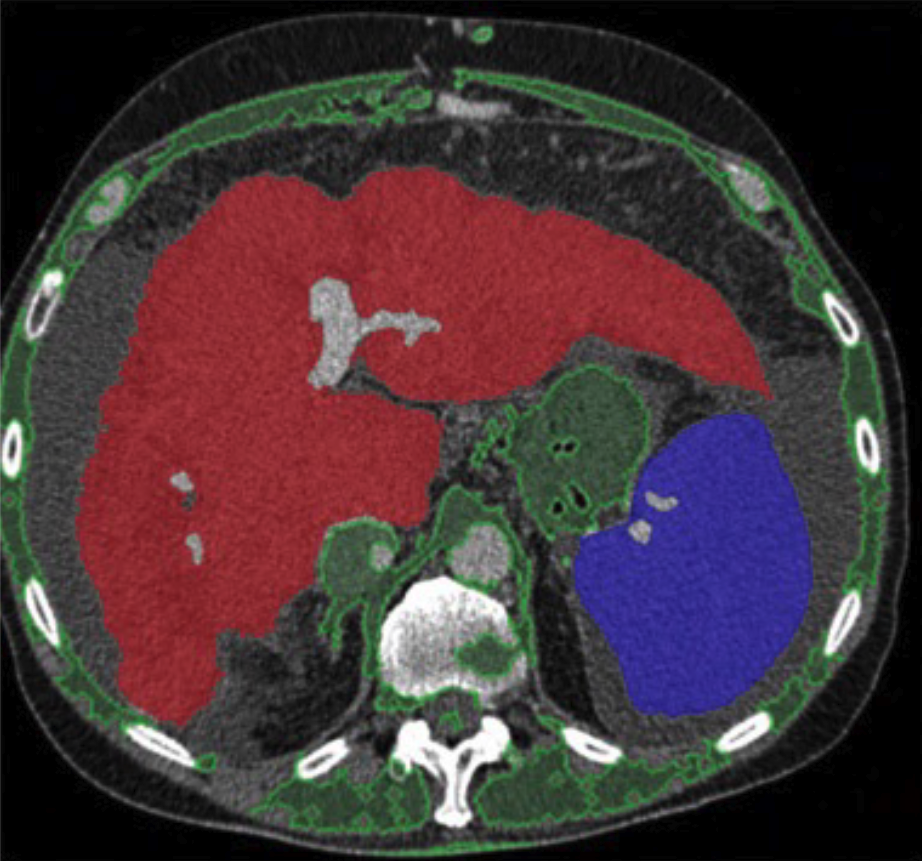
#> input picture webApp/images/sample_slice.png, 922 x 861 px
$ python -i segmentation_utils.py   (imports and definitions only)   (older library calls are emulated)
#> lines starting #> are read from the running program, lines starting #| are printed output that depends on the picture
from PIL import Image
from scipy import ndimage as ndi
from scipy import ndimage as ndi
from scipy.ndimage.interpolation import shift
from skimage import data, morphology
from skimage import data, morphology, feature, filters
from skimage import io as skio
from skimage.color import label2rgb
from skimage.exposure import histogram
from skimage.feature import peak_local_max
from skimage.filters import sobel, roberts, prewitt, threshold_otsu
from skimage.future import graph
from skimage.measure import label, regionprops
from skimage.morphology import closing, opening, square, remove_small_holes, remove_small_objects
from skimage.segmentation import clear_border
import dicom2nifti
import io as jio
import matplotlib.gridspec as gridspec
import matplotlib.pyplot as plt
import networkx as nx
import numpy as np
import os
import pydicom
import sys
import pickle


# [32 lines left out: functions draw_region_outlines, add_sobel_edges, not called in this run]

def save_partition(mask, path):
    mask = mask.astype(np.uint8)
    pickle.dump(mask, open( path + ".p", "wb" ))


# [85 lines left out: function guess_bounds, not called in this run]


def trim_background(img, dims = None):
    # Trim out background and table
    black = np.zeros_like(img)
    black[img < 10] = 1
    black[img >= 10] = 2
    black[:,0 ]= 1
    #markers[:,10 ]= 1
    black[:,-1 ]= 1
    black_label, num_classes = label(black, background=0, connectivity=1, return_num=1)

    markers = np.zeros_like(img)
    markers[black_label != 1] = 1
    m_label, num_classes = label(markers, background=0, connectivity=1, return_num=1)
    m_label = m_label.astype(np.uint8)
    remove_small_objects(m_label, min_size=50000, in_place=True)
    #remove everything that is not the body
    img2 = img*m_label
    # Make a bounding box around the body
    if not dims:
        bbox = False
        for i, region in enumerate(regionprops(m_label)):
            minr, minc, maxr, maxc = region.bbox
            bbox = True
        if not bbox:
            show_scan(markers)
            show_scan(m_label)
            show_scan(img)
            puaurint("nothing :/")
    else:
        minr, minc, maxr, maxc = dims

    return(img2[minr:maxr, minc:maxc], [minr, minc, maxr, maxc])


# [53 lines left out: function partition_at_threshold, not called in this run]

>>> import cv2
>>> picture = cv2.imread('webApp/images/sample_slice.png', cv2.IMREAD_GRAYSCALE)
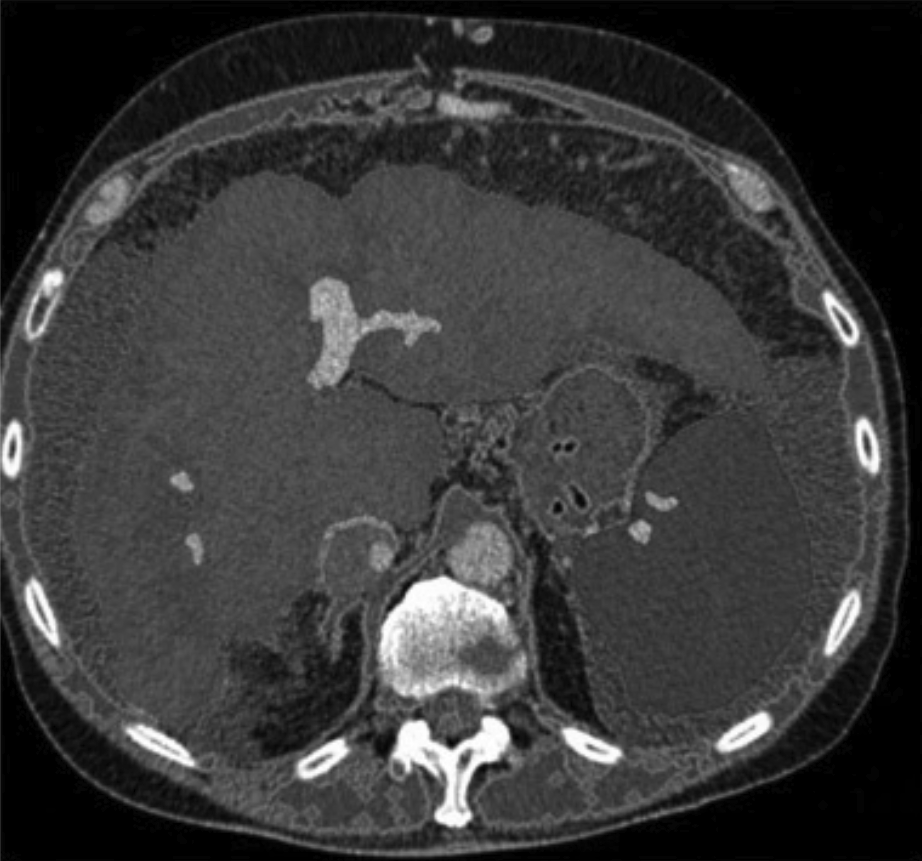
#> picture: shape (861, 922); min 0, max 255, mean 56.8
>>> result = trim_background(picture)
#> in trim_background, `img2 = img*m_label`:
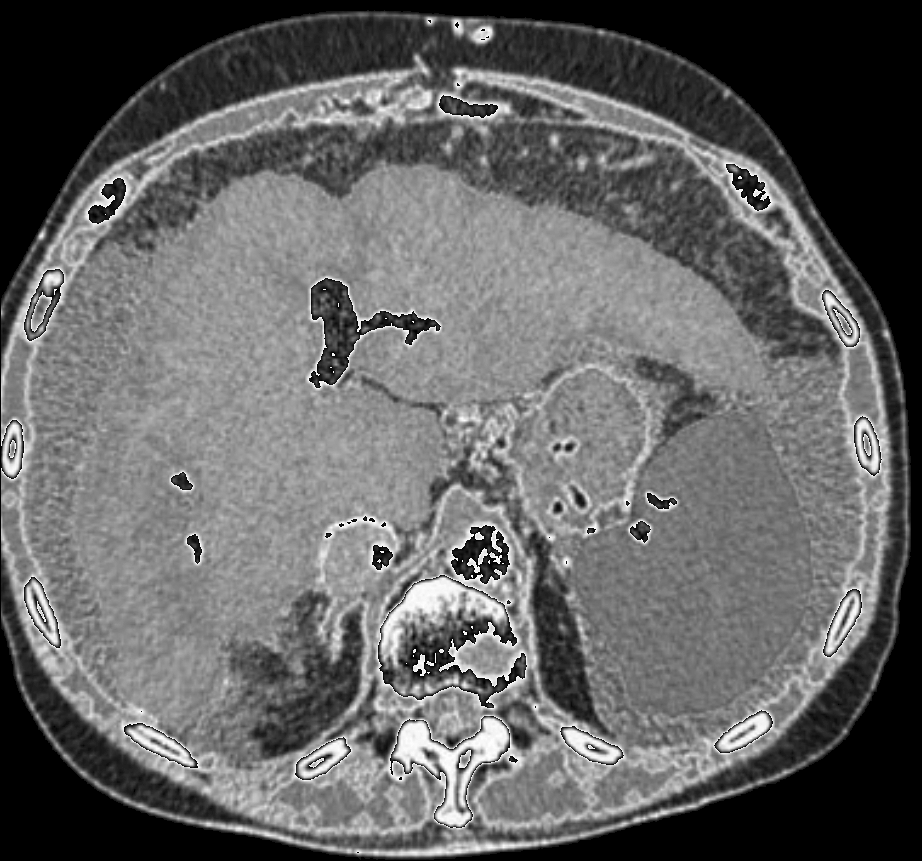
#> img2: shape (861, 922); min 0, max 254, mean 100.4
